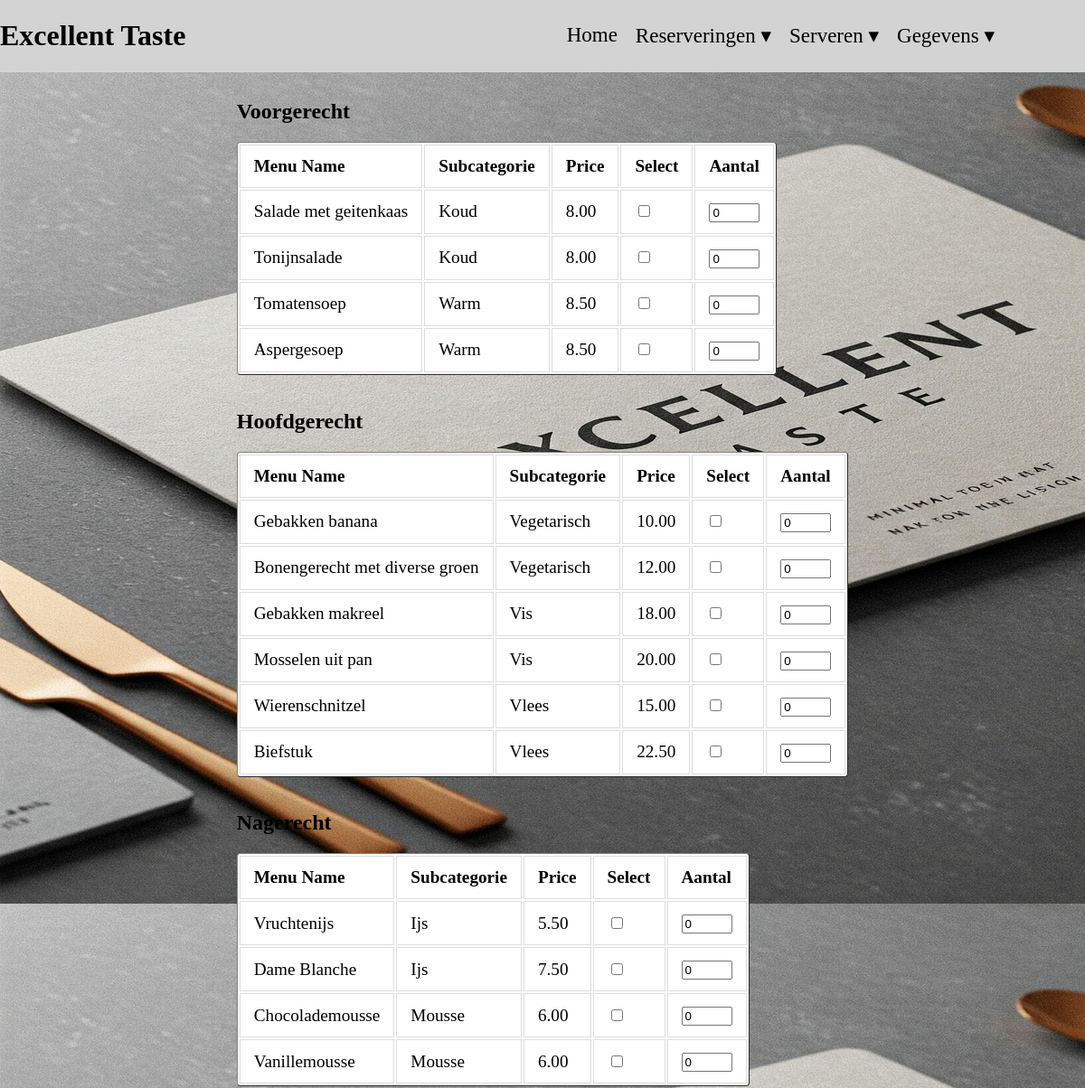
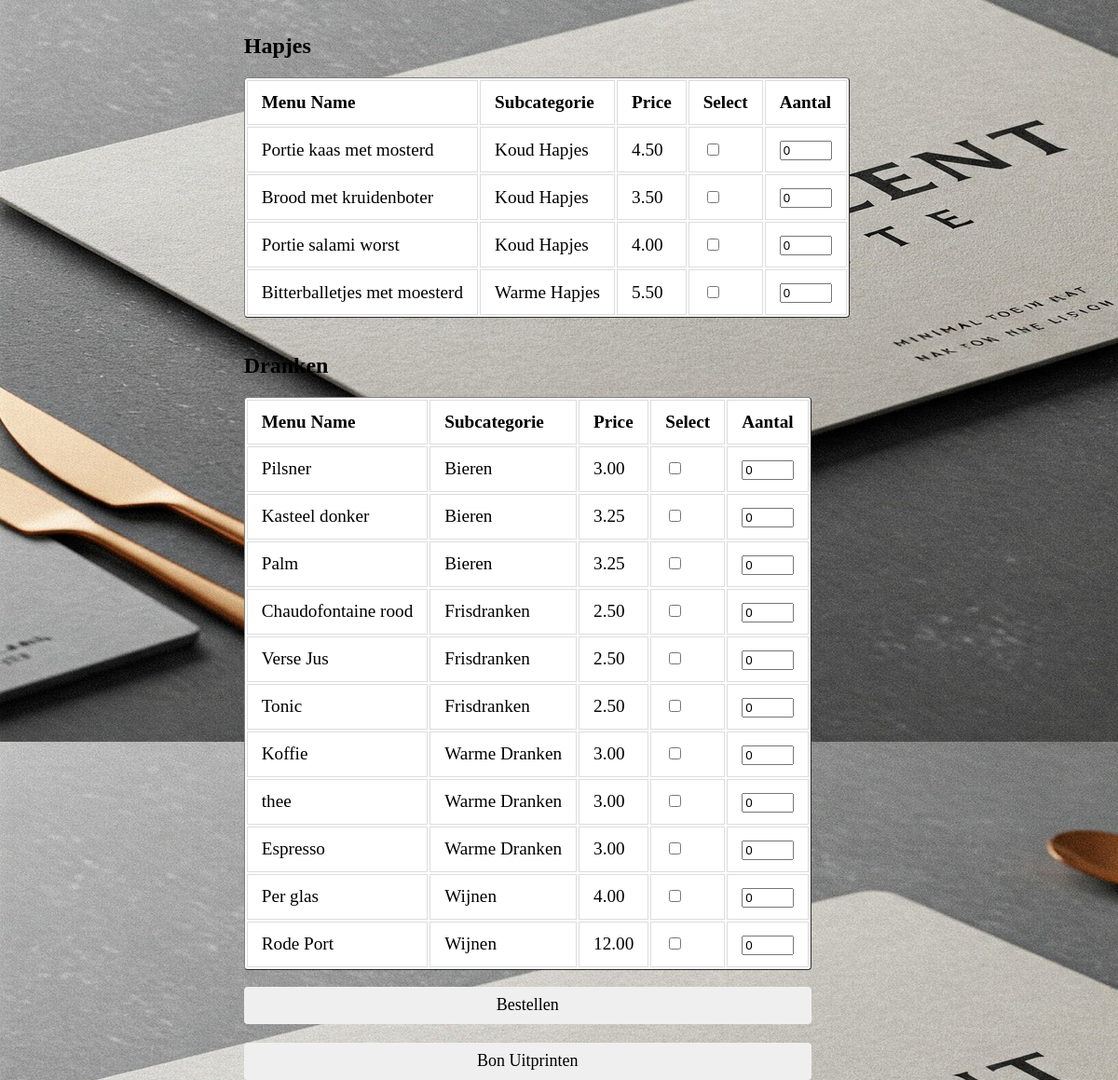
The app's page /Bestellingen/bestellen.php with its own data (2 pictures, top to bottom).
### tables this page shows
CREATE TABLE IF NOT EXISTS `menu` (
  `IdMenu` int(11) NOT NULL AUTO_INCREMENT,
  `Naam` varchar(45) DEFAULT NULL,
  `Voorraad` int(11) DEFAULT NULL,
  `Prijs` decimal(10,2) DEFAULT NULL,
  `Subcategorie_idSubcategorie` int(11) NOT NULL,
  PRIMARY KEY (`IdMenu`),
  KEY `Subcategorie_idSubcategorie` (`Subcategorie_idSubcategorie`)
);

CREATE TABLE IF NOT EXISTS `subcategorie` (
  `idSubcategorie` int(11) NOT NULL AUTO_INCREMENT,
  `Naam` varchar(45) DEFAULT NULL,
  `Code` varchar(5) DEFAULT NULL,
  `Categorie_idCategorie` int(11) NOT NULL,
  PRIMARY KEY (`idSubcategorie`),
  KEY `Categorie_idCategorie` (`Categorie_idCategorie`)
);

### Bestellingen/bestellen.php (the view, shortened to what this page needs)
<?php
require_once ('../config.php');
try {
    $stmt = $conn->prepare("SELECT IdMenu,
                                menu.Naam AS MenuNaam,
                                Prijs,
                                subcategorie.Naam AS SubcategoryNaam,
                                categorie.Naam AS CategoryNaam
                            FROM menu
                            LEFT JOIN subcategorie ON menu.Subcategorie_idSubcategorie = subcategorie.idSubcategorie
                            LEFT JOIN categorie ON subcategorie.Categorie_idCategorie = categorie.idCategorie");
    $stmt->execute();
    $result = $stmt->fetchAll(PDO::FETCH_ASSOC);
?>
<!doctype html>
<html lang="en">
<head>
    <link rel="stylesheet" href="bestellen.css">
</head>
<body>
<header id="header">
    <div id="Logo">
        <h1> Excellent Taste </h1>
    </div>
    <div id="hovermenu">
        <ul id="hoofdmenu">
            <li><a style="text-decoration: none; color: black" href="../index.php">Home</a>
            <li>Reserveringen ▾
            </li>
            <li>Serveren ▾
            </li>
            <li>Gegevens ▾
            </li>
        </ul>
    </div>
</header>
<section>
<form method="post" action="bestelling%20process.php?Reserveringid=<?= $_GET['Reserveringid'] ?>">
    <?php
    $grouped = [];
    foreach ($result as $row) {
        $category = $row['CategoryNaam'] ;
        $grouped[$category][] = $row;
    }
    foreach ($grouped as $categoryName => $items) {
        echo "<h2>" . ($categoryName) . "</h2>";
        echo "<table id='Menu' border='1'>";
        echo "<tr><th>Menu Name</th><th>Subcategorie</th><th>Price</th><th>Select</th><th>Aantal</th></tr>";
        foreach ($items as $item) {
            echo "<tr>";
            echo "<td>" . ($item['MenuNaam']) . "</td>";
            echo "<td>" . ($item['SubcategoryNaam']) . "</td>";
            echo "<td>" . ($item['Prijs']) . "</td>";
            echo "<td><input type='checkbox' name='menu_items[]' value='" . $item['IdMenu'] . "'></td>";
            echo "<td><input type='number' name='aantal[" . $item['IdMenu'] . "]' value='0' min='0' max='10'></td>";
            echo "</tr>";
        }
        echo "</table><br>";
    }
    } catch (PDOException $e) {
        echo "Error: " . $e->getMessage();
    }
    ?>
    <input type="submit" name="Bestellen" value="Bestellen" id="Bestelknop">
</form>
    <a  href="Bon.php?Reserveringid=<?= $_GET['Reserveringid'] ?>">
        <button id="Bon" onclick="">Bon Uitprinten</button>
    </a>
</section>
</body>
</html>

### Bestellingen/bestellen.css (style rules this page uses)
body { font-family: Bell MT; margin: 0; display: flex; align-items: center; min-height: 100vh; background-image: url("../Image/ExcTaste.jpg"); flex-direction: column; }
#header { width: 100%; height: auto; background-color: lightgrey; font-family: Bell MT ; margin-bottom: 10px; display: flex; justify-content: space-between; align-items: center; }
#hoofdmenu { list-style: none; display: flex; gap: 20px; font-size: 23px; }
#hoofdmenu li { position: relative; cursor: pointer; }
#hovermenu { margin-right: 100px; }
#Menu { background-color: white; border-radius: 4px; font-size: larger; align-items: center; }
th, td { border: 1px solid #ddd; padding: 12px 15px; text-align: left; }
#Bestelknop { width: 90%; border-radius: 4px; border: none; height: 40px; font-family: Bell MT; font-size: large; }
#Bon { margin-top: 20px; width: 90%; border-radius: 4px; border: none; height: 40px; font-family: Bell MT; font-size: large; }

### records on screen
menu: Naam "Salade met geitenkaas", Subcategorie_idSubcategorie.Naam "Koud", Prijs "8.00"
menu: Naam "Tonijnsalade", Subcategorie_idSubcategorie.Naam "Koud", Prijs "8.00"
menu: Naam "Tomatensoep", Subcategorie_idSubcategorie.Naam "Warm", Prijs "8.50"
menu: Naam "Aspergesoep", Subcategorie_idSubcategorie.Naam "Warm", Prijs "8.50"
menu: Naam "Gebakken banana", Subcategorie_idSubcategorie.Naam "Vegetarisch", Prijs "10.00"
menu: Naam "Bonengerecht met diverse groen", Subcategorie_idSubcategorie.Naam "Vegetarisch", Prijs "12.00"
menu: Naam "Gebakken makreel", Subcategorie_idSubcategorie.Naam "Vis", Prijs "18.00"
menu: Naam "Mosselen uit pan", Subcategorie_idSubcategorie.Naam "Vis", Prijs "20.00"
menu: Naam "Wierenschnitzel", Subcategorie_idSubcategorie.Naam "Vlees", Prijs "15.00"
menu: Naam "Biefstuk", Subcategorie_idSubcategorie.Naam "Vlees", Prijs "22.50"
menu: Naam "Vruchtenijs", Subcategorie_idSubcategorie.Naam "Ijs", Prijs "5.50"
menu: Naam "Dame Blanche", Subcategorie_idSubcategorie.Naam "Ijs", Prijs "7.50"
menu: Naam "Chocolademousse", Subcategorie_idSubcategorie.Naam "Mousse", Prijs "6.00"
menu: Naam "Vanillemousse", Subcategorie_idSubcategorie.Naam "Mousse", Prijs "6.00"
menu: Naam "Portie kaas met mosterd", Subcategorie_idSubcategorie.Naam "Koud Hapjes", Prijs "4.50"
menu: Naam "Brood met kruidenboter", Subcategorie_idSubcategorie.Naam "Koud Hapjes", Prijs "3.50"
menu: Naam "Portie salami worst", Subcategorie_idSubcategorie.Naam "Koud Hapjes", Prijs "4.00"
menu: Naam "Bitterballetjes met moesterd", Subcategorie_idSubcategorie.Naam "Warme Hapjes", Prijs "5.50"
menu: Naam "Pilsner", Subcategorie_idSubcategorie.Naam "Bieren", Prijs "3.00"
menu: Naam "Kasteel donker", Subcategorie_idSubcategorie.Naam "Bieren", Prijs "3.25"
menu: Naam "Palm", Subcategorie_idSubcategorie.Naam "Bieren", Prijs "3.25"
menu: Naam "Chaudofontaine rood", Subcategorie_idSubcategorie.Naam "Frisdranken", Prijs "2.50"
menu: Naam "Verse Jus", Subcategorie_idSubcategorie.Naam "Frisdranken", Prijs "2.50"
menu: Naam "Tonic", Subcategorie_idSubcategorie.Naam "Frisdranken", Prijs "2.50"
menu: Naam "Koffie", Subcategorie_idSubcategorie.Naam "Warme Dranken", Prijs "3.00"
menu: Naam "thee", Subcategorie_idSubcategorie.Naam "Warme Dranken", Prijs "3.00"
menu: Naam "Espresso", Subcategorie_idSubcategorie.Naam "Warme Dranken", Prijs "3.00"
menu: Naam "Per glas", Subcategorie_idSubcategorie.Naam "Wijnen", Prijs "4.00"
menu: Naam "Rode Port", Subcategorie_idSubcategorie.Naam "Wijnen", Prijs "12.00"

### other values on screen
$categoryName "Voorgerecht"
$categoryName "Hoofdgerecht"
$categoryName "Nagerecht"
$categoryName "Hapjes"
$categoryName "Dranken"
